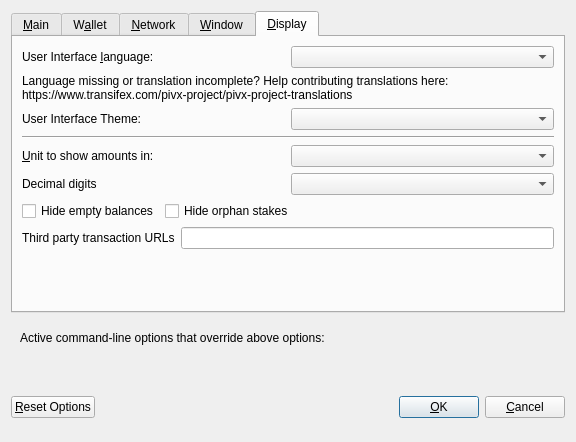
<?xml version="1.0" encoding="UTF-8"?>
<ui version="4.0">
 <class>OptionsDialog</class>
 <widget class="QDialog" name="OptionsDialog">
  <property name="geometry">
   <rect>
    <x>0</x>
    <y>0</y>
    <width>576</width>
    <height>442</height>
   </rect>
  </property>
  <property name="windowTitle">
   <string>Options</string>
  </property>
  <property name="modal">
   <bool>true</bool>
  </property>
  <layout class="QVBoxLayout" name="verticalLayout">
   <item>
    <widget class="QTabWidget" name="tabWidget">
     <property name="currentIndex">
      <number>4</number>
     </property>
     <widget class="QWidget" name="tabMain">
      <attribute name="title">
       <string>&amp;Main</string>
      </attribute>
      <layout class="QVBoxLayout" name="verticalLayout_Main">
       <item>
        <widget class="QCheckBox" name="bitcoinAtStartup">
         <property name="toolTip">
          <string>Automatically start GROW after logging in to the system.</string>
         </property>
         <property name="text">
          <string>&amp;Start GROW on system login</string>
         </property>
        </widget>
       </item>
       <item>
        <layout class="QHBoxLayout" name="horizontalLayout_2_Main">
         <item>
          <widget class="QLabel" name="databaseCacheLabel">
           <property name="text">
            <string>Size of &amp;database cache</string>
           </property>
           <property name="textFormat">
            <enum>Qt::PlainText</enum>
           </property>
           <property name="buddy">
            <cstring>databaseCache</cstring>
           </property>
          </widget>
         </item>
         <item>
          <widget class="QSpinBox" name="databaseCache"/>
         </item>
         <item>
          <widget class="QLabel" name="databaseCacheUnitLabel">
           <property name="text">
            <string>MB</string>
           </property>
           <property name="textFormat">
            <enum>Qt::PlainText</enum>
           </property>
          </widget>
         </item>
         <item>
          <spacer name="horizontalSpacer_2_Main">
           <property name="orientation">
            <enum>Qt::Horizontal</enum>
           </property>
           <property name="sizeHint" stdset="0">
            <size>
             <width>40</width>
             <height>20</height>
            </size>
           </property>
          </spacer>
         </item>
        </layout>
       </item>
       <item>
        <layout class="QHBoxLayout" name="horizontalLayout_3_Main">
         <item>
          <widget class="QLabel" name="threadsScriptVerifLabel">
           <property name="text">
            <string>Number of script &amp;verification threads</string>
           </property>
           <property name="textFormat">
            <enum>Qt::PlainText</enum>
           </property>
           <property name="buddy">
            <cstring>threadsScriptVerif</cstring>
           </property>
          </widget>
         </item>
         <item>
          <widget class="QSpinBox" name="threadsScriptVerif">
           <property name="toolTip">
            <string>(0 = auto, &lt;0 = leave that many cores free)</string>
           </property>
          </widget>
         </item>
         <item>
          <spacer name="horizontalSpacer_3_Main">
           <property name="orientation">
            <enum>Qt::Horizontal</enum>
           </property>
           <property name="sizeHint" stdset="0">
            <size>
             <width>40</width>
             <height>20</height>
            </size>
           </property>
          </spacer>
         </item>
        </layout>
       </item>
       <item>
        <spacer name="verticalSpacer_2">
         <property name="orientation">
          <enum>Qt::Vertical</enum>
         </property>
         <property name="sizeHint" stdset="0">
          <size>
           <width>20</width>
           <height>40</height>
          </size>
         </property>
        </spacer>
       </item>
       <item>
        <layout class="QHBoxLayout" name="horiz-autominting-layout">
         <item>
          <widget class="QCheckBox" name="checkBoxZeromintEnable">
           <property name="toolTip">
            <string>Enable automatic minting of GROW units to zGROW</string>
           </property>
           <property name="layoutDirection">
            <enum>Qt::LeftToRight</enum>
           </property>
           <property name="text">
            <string>Enable zGROW Automint</string>
           </property>
          </widget>
         </item>
         <item>
          <widget class="QCheckBox" name="checkBoxZeromintAddresses">
           <property name="toolTip">
            <string>Enable automatic zGROW minting from specific addresses</string>
           </property>
           <property name="layoutDirection">
            <enum>Qt::LeftToRight</enum>
           </property>
           <property name="text">
            <string>Enable Automint Addresses</string>
           </property>
          </widget>
         </item>
        </layout>
       </item>
       <item>
        <layout class="QHBoxLayout" name="horizontalLayout_3">
         <item>
          <widget class="QLabel" name="percentage_label">
           <property name="toolTip">
            <string>Percentage of incoming GROW which get automatically converted to zGROW via Zerocoin Protocol (min: 10%)</string>
           </property>
           <property name="text">
            <string>Percentage of autominted zGROW</string>
           </property>
          </widget>
         </item>
         <item>
          <widget class="QSpinBox" name="zeromintPercentage">
           <property name="minimum">
            <number>1</number>
           </property>
           <property name="maximum">
            <number>100</number>
           </property>
          </widget>
         </item>
        </layout>
       </item>
       <item>
        <layout class="QHBoxLayout" name="horizontalLayout" stretch="0,0">
         <property name="sizeConstraint">
          <enum>QLayout::SetFixedSize</enum>
         </property>
         <item>
          <widget class="QLabel" name="labelPreferredDenom">
           <property name="maximumSize">
            <size>
             <width>16777215</width>
             <height>16777215</height>
            </size>
           </property>
           <property name="toolTip">
            <string>Wait with automatic conversion to Zerocoin until enough GROW for this denomination is available</string>
           </property>
           <property name="text">
            <string>Preferred Automint zGROW Denomination</string>
           </property>
          </widget>
         </item>
         <item>
          <widget class="QComboBox" name="preferredDenom">
           <property name="maximumSize">
            <size>
             <width>16777215</width>
             <height>27</height>
            </size>
           </property>
           <property name="toolTip">
            <string>Wait with automatic conversion to Zerocoin until enough GROW for this denomination is available</string>
           </property>
           <property name="maxVisibleItems">
            <number>9</number>
           </property>
           <property name="maxCount">
            <number>9</number>
           </property>
          </widget>
         </item>
        </layout>
       </item>
      </layout>
     </widget>
     <widget class="QWidget" name="tabWallet">
      <attribute name="title">
       <string>W&amp;allet</string>
      </attribute>
      <layout class="QVBoxLayout" name="verticalLayout_Wallet">
       <item>
        <layout class="QHBoxLayout" name="horizontalLayout_2_Wallet">
         <item>
          <widget class="QLabel" name="labelStakeSplitThresholdText">
           <property name="text">
            <string>Stake split threshold:</string>
           </property>
          </widget>
         </item>
         <item>
          <widget class="QSpinBox" name="spinBoxStakeSplitThreshold">
           <property name="minimum">
            <number>1</number>
           </property>
           <property name="maximum">
            <number>999999</number>
           </property>
          </widget>
         </item>
        </layout>
       </item>
       <item>
        <widget class="QGroupBox" name="groupBox">
         <property name="title">
          <string>Expert</string>
         </property>
         <layout class="QVBoxLayout" name="verticalLayout_2">
          <item>
           <widget class="QCheckBox" name="coinControlFeatures">
            <property name="toolTip">
             <string>Whether to show coin control features or not.</string>
            </property>
            <property name="text">
             <string>Enable coin &amp;control features</string>
            </property>
           </widget>
          </item>
          <item>
           <widget class="QCheckBox" name="showMasternodesTab">
            <property name="toolTip">
             <string>Show additional tab listing all your masternodes in first sub-tab&lt;br/&gt;and all masternodes on the network in second sub-tab.</string>
            </property>
            <property name="text">
             <string>Show Masternodes Tab</string>
            </property>
           </widget>
          </item>
          <item>
           <widget class="QCheckBox" name="spendZeroConfChange">
            <property name="toolTip">
             <string>If you disable the spending of unconfirmed change, the change from a transaction&lt;br/&gt;cannot be used until that transaction has at least one confirmation.&lt;br/&gt;This also affects how your balance is computed.</string>
            </property>
            <property name="text">
             <string>&amp;Spend unconfirmed change</string>
            </property>
           </widget>
          </item>
         </layout>
        </widget>
       </item>
       <item>
        <spacer name="verticalSpacer_Wallet">
         <property name="orientation">
          <enum>Qt::Vertical</enum>
         </property>
         <property name="sizeHint" stdset="0">
          <size>
           <width>20</width>
           <height>40</height>
          </size>
         </property>
        </spacer>
       </item>
      </layout>
     </widget>
     <widget class="QWidget" name="tabNetwork">
      <attribute name="title">
       <string>&amp;Network</string>
      </attribute>
      <layout class="QVBoxLayout" name="verticalLayout_Network">
       <item>
        <widget class="QCheckBox" name="mapPortUpnp">
         <property name="toolTip">
          <string>Automatically open the GROW client port on the router. This only works when your router supports UPnP and it is enabled.</string>
         </property>
         <property name="text">
          <string>Map port using &amp;UPnP</string>
         </property>
        </widget>
       </item>
       <item>
        <widget class="QCheckBox" name="allowIncoming">
         <property name="toolTip">
          <string>Accept connections from outside</string>
         </property>
         <property name="text">
          <string>Allow incoming connections</string>
         </property>
        </widget>
       </item>
       <item>
        <widget class="QCheckBox" name="connectSocks">
         <property name="toolTip">
          <string>Connect to the GROW network through a SOCKS5 proxy.</string>
         </property>
         <property name="text">
          <string>&amp;Connect through SOCKS5 proxy (default proxy):</string>
         </property>
        </widget>
       </item>
       <item>
        <layout class="QHBoxLayout" name="horizontalLayout_1_Network">
         <item>
          <widget class="QLabel" name="proxyIpLabel">
           <property name="text">
            <string>Proxy &amp;IP:</string>
           </property>
           <property name="textFormat">
            <enum>Qt::PlainText</enum>
           </property>
           <property name="buddy">
            <cstring>proxyIp</cstring>
           </property>
          </widget>
         </item>
         <item>
          <widget class="QValidatedLineEdit" name="proxyIp">
           <property name="minimumSize">
            <size>
             <width>140</width>
             <height>0</height>
            </size>
           </property>
           <property name="maximumSize">
            <size>
             <width>140</width>
             <height>16777215</height>
            </size>
           </property>
           <property name="toolTip">
            <string>IP address of the proxy (e.g. IPv4: 127.0.0.1 / IPv6: ::1)</string>
           </property>
          </widget>
         </item>
         <item>
          <widget class="QLabel" name="proxyPortLabel">
           <property name="text">
            <string>&amp;Port:</string>
           </property>
           <property name="textFormat">
            <enum>Qt::PlainText</enum>
           </property>
           <property name="buddy">
            <cstring>proxyPort</cstring>
           </property>
          </widget>
         </item>
         <item>
          <widget class="QLineEdit" name="proxyPort">
           <property name="minimumSize">
            <size>
             <width>55</width>
             <height>0</height>
            </size>
           </property>
           <property name="maximumSize">
            <size>
             <width>55</width>
             <height>16777215</height>
            </size>
           </property>
           <property name="toolTip">
            <string>Port of the proxy (e.g. 9050)</string>
           </property>
          </widget>
         </item>
         <item>
          <spacer name="horizontalSpacer_1_Network">
           <property name="orientation">
            <enum>Qt::Horizontal</enum>
           </property>
           <property name="sizeHint" stdset="0">
            <size>
             <width>40</width>
             <height>20</height>
            </size>
           </property>
          </spacer>
         </item>
        </layout>
       </item>
       <item>
        <spacer name="verticalSpacer_Network">
         <property name="orientation">
          <enum>Qt::Vertical</enum>
         </property>
         <property name="sizeHint" stdset="0">
          <size>
           <width>20</width>
           <height>40</height>
          </size>
         </property>
        </spacer>
       </item>
      </layout>
     </widget>
     <widget class="QWidget" name="tabWindow">
      <attribute name="title">
       <string>&amp;Window</string>
      </attribute>
      <layout class="QVBoxLayout" name="verticalLayout_Window">
       <item>
        <widget class="QCheckBox" name="minimizeToTray">
         <property name="toolTip">
          <string>Show only a tray icon after minimizing the window.</string>
         </property>
         <property name="text">
          <string>&amp;Minimize to the tray instead of the taskbar</string>
         </property>
        </widget>
       </item>
       <item>
        <widget class="QCheckBox" name="minimizeOnClose">
         <property name="toolTip">
          <string>Minimize instead of exit the application when the window is closed. When this option is enabled, the application will be closed only after selecting Quit in the menu.</string>
         </property>
         <property name="text">
          <string>M&amp;inimize on close</string>
         </property>
        </widget>
       </item>
       <item>
        <spacer name="verticalSpacer_Window">
         <property name="orientation">
          <enum>Qt::Vertical</enum>
         </property>
         <property name="sizeHint" stdset="0">
          <size>
           <width>20</width>
           <height>40</height>
          </size>
         </property>
        </spacer>
       </item>
      </layout>
     </widget>
     <widget class="QWidget" name="tabDisplay">
      <attribute name="title">
       <string>&amp;Display</string>
      </attribute>
      <layout class="QVBoxLayout" name="verticalLayout_Display">
       <item>
        <layout class="QHBoxLayout" name="horizontalLayout_1_Display">
         <item>
          <widget class="QLabel" name="langLabel">
           <property name="text">
            <string>User Interface &amp;language:</string>
           </property>
           <property name="textFormat">
            <enum>Qt::PlainText</enum>
           </property>
           <property name="buddy">
            <cstring>lang</cstring>
           </property>
          </widget>
         </item>
         <item>
          <widget class="QValueComboBox" name="lang">
           <property name="toolTip">
            <string>The user interface language can be set here. This setting will take effect after restarting GROW.</string>
           </property>
          </widget>
         </item>
        </layout>
       </item>
       <item>
        <widget class="QLabel" name="label_3">
         <property name="toolTip">
          <string notr="true"/>
         </property>
         <property name="statusTip">
          <string notr="true"/>
         </property>
         <property name="whatsThis">
          <string notr="true"/>
         </property>
         <property name="accessibleName">
          <string notr="true"/>
         </property>
         <property name="text">
          <string>Language missing or translation incomplete? Help contributing translations here:
https://www.transifex.com/pivx-project/pivx-project-translations</string>
         </property>
         <property name="wordWrap">
          <bool>true</bool>
         </property>
         <property name="openExternalLinks">
          <bool>true</bool>
         </property>
         <property name="textInteractionFlags">
          <set>Qt::TextBrowserInteraction</set>
         </property>
        </widget>
       </item>
       <item>
        <layout class="QHBoxLayout" name="horizontalLayout_2_Display" stretch="0,0">
         <item>
          <widget class="QLabel" name="themeLabel">
           <property name="text">
            <string>User Interface Theme:</string>
           </property>
          </widget>
         </item>
         <item>
          <widget class="QValueComboBox" name="theme"/>
         </item>
        </layout>
       </item>
       <item>
        <widget class="Line" name="line">
         <property name="orientation">
          <enum>Qt::Horizontal</enum>
         </property>
        </widget>
       </item>
       <item>
        <layout class="QHBoxLayout" name="horizontalLayout_3_Display">
         <item>
          <widget class="QLabel" name="unitLabel">
           <property name="text">
            <string>&amp;Unit to show amounts in:</string>
           </property>
           <property name="textFormat">
            <enum>Qt::PlainText</enum>
           </property>
           <property name="buddy">
            <cstring>unit</cstring>
           </property>
          </widget>
         </item>
         <item>
          <widget class="QValueComboBox" name="unit">
           <property name="toolTip">
            <string>Choose the default subdivision unit to show in the interface and when sending coins.</string>
           </property>
          </widget>
         </item>
        </layout>
       </item>
       <item>
        <layout class="QHBoxLayout" name="horizontalLayout_4_Display">
         <item>
          <widget class="QLabel" name="digitsLabel">
           <property name="text">
            <string>Decimal digits</string>
           </property>
          </widget>
         </item>
         <item>
          <widget class="QValueComboBox" name="digits"/>
         </item>
        </layout>
       </item>
       <item>
        <layout class="QHBoxLayout" name="horizontalLayout_5_Display">
         <item>
          <widget class="QCheckBox" name="checkBoxHideZeroBalances">
           <property name="toolTip">
            <string>Hide empty balances</string>
           </property>
           <property name="layoutDirection">
            <enum>Qt::LeftToRight</enum>
           </property>
           <property name="text">
            <string>Hide empty balances</string>
           </property>
          </widget>
         </item>
         <item>
          <widget class="QCheckBox" name="checkBoxHideOrphans">
           <property name="toolTip">
            <string>Hide orphan stakes in transaction lists</string>
           </property>
           <property name="text">
            <string>Hide orphan stakes</string>
           </property>
          </widget>
         </item>
         <item>
          <spacer name="horizontalSpacer">
           <property name="orientation">
            <enum>Qt::Horizontal</enum>
           </property>
           <property name="sizeHint" stdset="0">
            <size>
             <width>40</width>
             <height>20</height>
            </size>
           </property>
          </spacer>
         </item>
        </layout>
       </item>
       <item>
        <layout class="QHBoxLayout" name="horizontalLayout_6_Display">
         <item>
          <widget class="QLabel" name="thirdPartyTxUrlsLabel">
           <property name="toolTip">
            <string>Third party URLs (e.g. a block explorer) that appear in the transactions tab as context menu items. %s in the URL is replaced by transaction hash. Multiple URLs are separated by vertical bar |.</string>
           </property>
           <property name="text">
            <string>Third party transaction URLs</string>
           </property>
           <property name="buddy">
            <cstring>thirdPartyTxUrls</cstring>
           </property>
          </widget>
         </item>
         <item>
          <widget class="QLineEdit" name="thirdPartyTxUrls">
           <property name="toolTip">
            <string>Third party URLs (e.g. a block explorer) that appear in the transactions tab as context menu items. %s in the URL is replaced by transaction hash. Multiple URLs are separated by vertical bar |.</string>
           </property>
          </widget>
         </item>
        </layout>
       </item>
       <item>
        <spacer name="verticalSpacer">
         <property name="orientation">
          <enum>Qt::Vertical</enum>
         </property>
         <property name="sizeHint" stdset="0">
          <size>
           <width>20</width>
           <height>40</height>
          </size>
         </property>
        </spacer>
       </item>
      </layout>
     </widget>
    </widget>
   </item>
   <item>
    <widget class="QFrame" name="frame">
     <layout class="QVBoxLayout" name="verticalLayout_Bottom">
      <item>
       <layout class="QHBoxLayout" name="horizontalLayout_Bottom">
        <item>
         <widget class="QLabel" name="overriddenByCommandLineInfoLabel">
          <property name="text">
           <string>Active command-line options that override above options:</string>
          </property>
          <property name="textFormat">
           <enum>Qt::PlainText</enum>
          </property>
         </widget>
        </item>
        <item>
         <spacer name="horizontalSpacer_Bottom">
          <property name="orientation">
           <enum>Qt::Horizontal</enum>
          </property>
          <property name="sizeHint" stdset="0">
           <size>
            <width>40</width>
            <height>20</height>
           </size>
          </property>
         </spacer>
        </item>
       </layout>
      </item>
      <item>
       <widget class="QLabel" name="overriddenByCommandLineLabel">
        <property name="text">
         <string/>
        </property>
        <property name="textFormat">
         <enum>Qt::PlainText</enum>
        </property>
        <property name="wordWrap">
         <bool>true</bool>
        </property>
       </widget>
      </item>
     </layout>
    </widget>
   </item>
   <item>
    <layout class="QHBoxLayout" name="horizontalLayout_Buttons">
     <item>
      <widget class="QPushButton" name="resetButton">
       <property name="toolTip">
        <string>Reset all client options to default.</string>
       </property>
       <property name="text">
        <string>&amp;Reset Options</string>
       </property>
       <property name="autoDefault">
        <bool>false</bool>
       </property>
      </widget>
     </item>
     <item>
      <spacer name="horizontalSpacer_1">
       <property name="orientation">
        <enum>Qt::Horizontal</enum>
       </property>
       <property name="sizeHint" stdset="0">
        <size>
         <width>40</width>
         <height>48</height>
        </size>
       </property>
      </spacer>
     </item>
     <item>
      <widget class="QLabel" name="statusLabel">
       <property name="minimumSize">
        <size>
         <width>200</width>
         <height>0</height>
        </size>
       </property>
       <property name="font">
        <font>
         <weight>75</weight>
         <bold>true</bold>
        </font>
       </property>
       <property name="text">
        <string/>
       </property>
       <property name="textFormat">
        <enum>Qt::PlainText</enum>
       </property>
       <property name="wordWrap">
        <bool>true</bool>
       </property>
      </widget>
     </item>
     <item>
      <spacer name="horizontalSpacer_2">
       <property name="orientation">
        <enum>Qt::Horizontal</enum>
       </property>
       <property name="sizeHint" stdset="0">
        <size>
         <width>40</width>
         <height>48</height>
        </size>
       </property>
      </spacer>
     </item>
     <item>
      <widget class="QPushButton" name="okButton">
       <property name="text">
        <string>&amp;OK</string>
       </property>
       <property name="autoDefault">
        <bool>false</bool>
       </property>
       <property name="default">
        <bool>true</bool>
       </property>
      </widget>
     </item>
     <item>
      <widget class="QPushButton" name="cancelButton">
       <property name="text">
        <string>&amp;Cancel</string>
       </property>
       <property name="autoDefault">
        <bool>false</bool>
       </property>
      </widget>
     </item>
    </layout>
   </item>
  </layout>
 </widget>
 <customwidgets>
  <customwidget>
   <class>QValidatedLineEdit</class>
   <extends>QLineEdit</extends>
   <header>qvalidatedlineedit.h</header>
  </customwidget>
  <customwidget>
   <class>QValueComboBox</class>
   <extends>QComboBox</extends>
   <header>qvaluecombobox.h</header>
  </customwidget>
 </customwidgets>
 <resources/>
 <connections/>
</ui>
